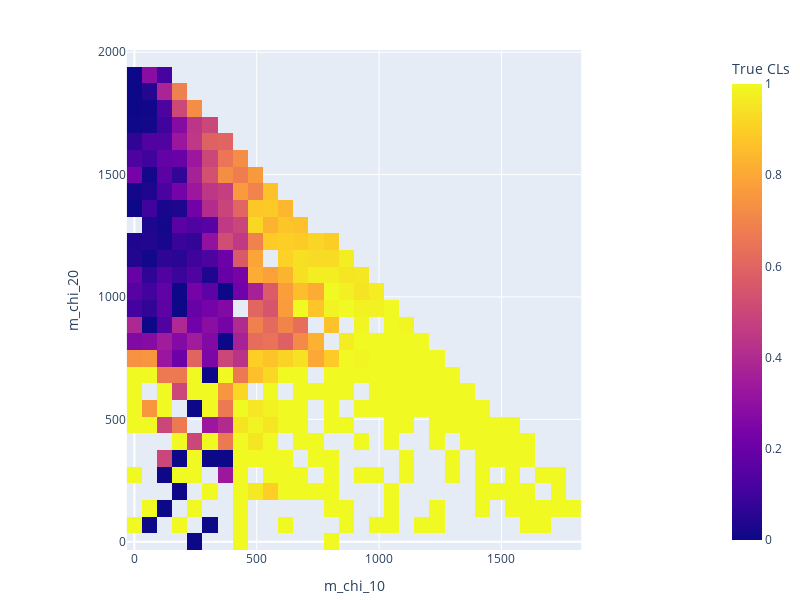
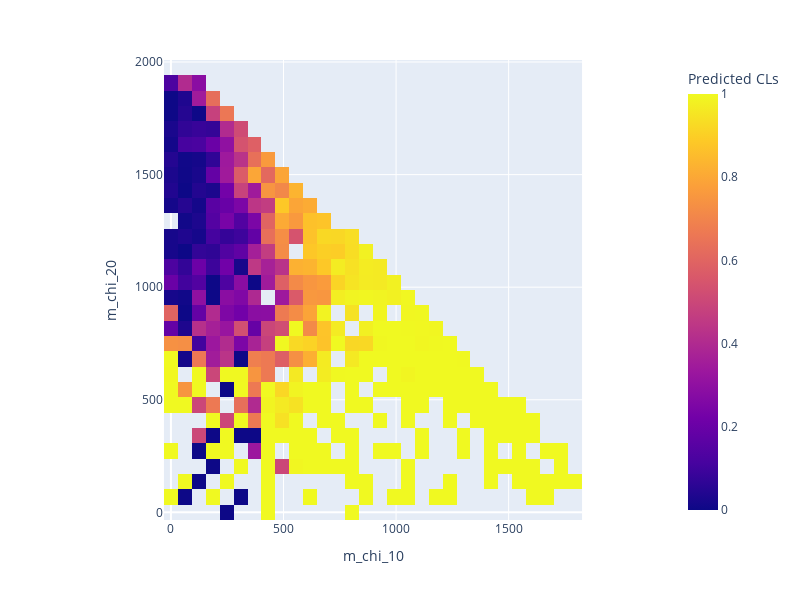
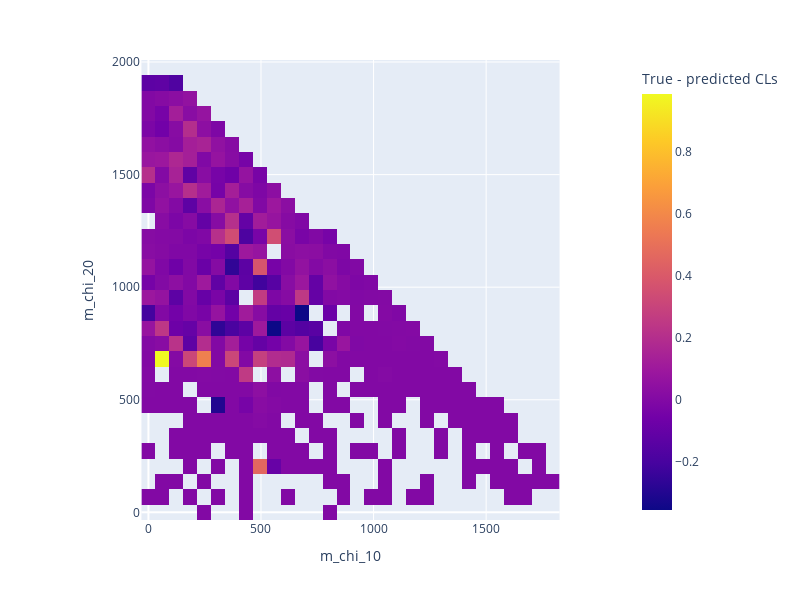

Write notebook code for charts like these, in order.
### Code cell
def heatmap(df, num_bins):
    
    m_chi_10 = df["m_chi_10"]
    m_chi_20 = df["m_chi_20"]
    
    M1_bins = np.linspace(0, max(m_chi_10), num_bins+1)
    M2_bins = np.linspace(0, max(m_chi_20), num_bins+1)
    
    mean_true_CLs = []
    mean_pred_CLs = []
    
    for i in range(num_bins):
        
        mean_j_true_CLs = []
        mean_j_pred_CLs = []
        
        for j in range(num_bins):
            bin_mask = (m_chi_10 >= M1_bins[j]) & (m_chi_10 < M1_bins[j+1]) & (m_chi_20 >= M2_bins[i]) & (m_chi_20 < M2_bins[i+1])
            
            mean_bin_true_CLs = df[bin_mask]["Final__CLs"].mean()
            mean_bin_pred_CLs = df[bin_mask]["Predicted_Final__CLs"].mean()
            
            mean_j_true_CLs.append(mean_bin_true_CLs)
            mean_j_pred_CLs.append(mean_bin_pred_CLs)
            
        mean_true_CLs.append(mean_j_true_CLs)
        mean_pred_CLs.append(mean_j_pred_CLs)
    
    mean_true_CLs = mean_true_CLs[::-1]
    mean_pred_CLs = mean_pred_CLs[::-1]
    
    mean_true_CLs = np.array(mean_true_CLs)
    mean_pred_CLs = np.array(mean_pred_CLs)
    
    fig_x=np.linspace(0, max(m_chi_10), num_bins)
    fig_y=np.linspace(0, max(m_chi_20), num_bins)
    
    fig_true = px.imshow(mean_true_CLs, 
                     labels=dict(x="m_chi_10", y="m_chi_20", color="True CLs"), 
                     x=fig_x, y=fig_y, origin="lower", width=800, height=600)
    
    fig_true.update_layout(
        margin=dict(l=0, r=50, t=50, b=50)
    )
    
    fig_pred = px.imshow(mean_pred_CLs,
                     labels=dict(x="m_chi_10", y="m_chi_20", color="Predicted CLs"), 
                     x=fig_x, y=fig_y, origin="lower", width=800, height=600)
    
    fig_diff = px.imshow(mean_true_CLs - mean_pred_CLs,
                     labels=dict(x="m_chi_10", y="m_chi_20", color="True - predicted CLs"), 
                     x=fig_x, y=fig_y, origin="lower", width=800, height=600)
    
    fig_true.show()
    fig_pred.show()
    fig_diff.show()
    
heatmap(output_df, 30)

### Figure 1 — Plotly figure (JSON) as saved in the notebook; plotly's stock layout.template omitted (floating-point values rounded to 4 significant figures; data arrays with more than 128 entries replaced by an {"elided": "..."} marker saying what was removed)
{"data": [{"coloraxis": "coloraxis", "hovertemplate": "m_chi_10: %{x}<br>m_chi_20: %{y}<br>True CLs: %{z}<extra></extra>", "name": "0", "type": "heatmap", "x": [0, 61.9, 123.8, 185.7, 247.6, 309.5, 371.4, 433.3, 495.2, 557.1, 619.0, 680.9, 742.8, 804.7, 866.6, 928.5, 990.4, 1052.0, 1114.0, 1176.0, 1238.0, 1300.0, 1362.0, 1424.0, 1486.0, 1547.0, 1609.0, 1671.0, 1733.0, 1795.0], "xaxis": "x", "y": [0, 68.1, 136.2, 204.3, 272.4, 340.5, 408.6, 476.7, 544.8, 612.9, 681.0, 749.1, 817.2, 885.3, 953.4, 1022.0, 1090.0, 1158.0, 1226.0, 1294.0, 1362.0, 1430.0, 1498.0, 1566.0, 1634.0, 1703.0, 1771.0, 1839.0, 1907.0, 1975.0], "yaxis": "y", "z": {"elided": "30x30 float values"}}], "layout": {"coloraxis": {"colorbar": {"title": {"text": "True CLs"}}, "colorscale": [[0, "#0d0887"], [0.1111, "#46039f"], [0.2222, "#7201a8"], [0.3333, "#9c179e"], [0.4444, "#bd3786"], [0.5556, "#d8576b"], [0.6667, "#ed7953"], [0.7778, "#fb9f3a"], [0.8889, "#fdca26"], [1, "#f0f921"]]}, "height": 600, "margin": {"b": 50, "l": 0, "r": 50, "t": 50}, "width": 800, "xaxis": {"anchor": "y", "constrain": "domain", "domain": [0, 1], "scaleanchor": "y", "title": {"text": "m_chi_10"}}, "yaxis": {"anchor": "x", "autorange": true, "constrain": "domain", "domain": [0, 1], "title": {"text": "m_chi_20"}}}}

### Figure 2 — Plotly figure (JSON) as saved in the notebook; plotly's stock layout.template omitted (floating-point values rounded to 4 significant figures; data arrays with more than 128 entries replaced by an {"elided": "..."} marker saying what was removed)
{"data": [{"coloraxis": "coloraxis", "hovertemplate": "m_chi_10: %{x}<br>m_chi_20: %{y}<br>Predicted CLs: %{z}<extra></extra>", "name": "0", "type": "heatmap", "x": [0, 61.9, 123.8, 185.7, 247.6, 309.5, 371.4, 433.3, 495.2, 557.1, 619.0, 680.9, 742.8, 804.7, 866.6, 928.5, 990.4, 1052.0, 1114.0, 1176.0, 1238.0, 1300.0, 1362.0, 1424.0, 1486.0, 1547.0, 1609.0, 1671.0, 1733.0, 1795.0], "xaxis": "x", "y": [0, 68.1, 136.2, 204.3, 272.4, 340.5, 408.6, 476.7, 544.8, 612.9, 681.0, 749.1, 817.2, 885.3, 953.4, 1022.0, 1090.0, 1158.0, 1226.0, 1294.0, 1362.0, 1430.0, 1498.0, 1566.0, 1634.0, 1703.0, 1771.0, 1839.0, 1907.0, 1975.0], "yaxis": "y", "z": {"elided": "30x30 float values"}}], "layout": {"coloraxis": {"colorbar": {"title": {"text": "Predicted CLs"}}, "colorscale": [[0, "#0d0887"], [0.1111, "#46039f"], [0.2222, "#7201a8"], [0.3333, "#9c179e"], [0.4444, "#bd3786"], [0.5556, "#d8576b"], [0.6667, "#ed7953"], [0.7778, "#fb9f3a"], [0.8889, "#fdca26"], [1, "#f0f921"]]}, "height": 600, "margin": {"t": 60}, "width": 800, "xaxis": {"anchor": "y", "constrain": "domain", "domain": [0, 1], "scaleanchor": "y", "title": {"text": "m_chi_10"}}, "yaxis": {"anchor": "x", "autorange": true, "constrain": "domain", "domain": [0, 1], "title": {"text": "m_chi_20"}}}}

### Figure 3 — Plotly figure (JSON) as saved in the notebook; plotly's stock layout.template omitted (floating-point values rounded to 4 significant figures; data arrays with more than 128 entries replaced by an {"elided": "..."} marker saying what was removed)
{"data": [{"coloraxis": "coloraxis", "hovertemplate": "m_chi_10: %{x}<br>m_chi_20: %{y}<br>True - predicted CLs: %{z}<extra></extra>", "name": "0", "type": "heatmap", "x": [0, 61.9, 123.8, 185.7, 247.6, 309.5, 371.4, 433.3, 495.2, 557.1, 619.0, 680.9, 742.8, 804.7, 866.6, 928.5, 990.4, 1052.0, 1114.0, 1176.0, 1238.0, 1300.0, 1362.0, 1424.0, 1486.0, 1547.0, 1609.0, 1671.0, 1733.0, 1795.0], "xaxis": "x", "y": [0, 68.1, 136.2, 204.3, 272.4, 340.5, 408.6, 476.7, 544.8, 612.9, 681.0, 749.1, 817.2, 885.3, 953.4, 1022.0, 1090.0, 1158.0, 1226.0, 1294.0, 1362.0, 1430.0, 1498.0, 1566.0, 1634.0, 1703.0, 1771.0, 1839.0, 1907.0, 1975.0], "yaxis": "y", "z": {"elided": "30x30 float values"}}], "layout": {"coloraxis": {"colorbar": {"title": {"text": "True - predicted CLs"}}, "colorscale": [[0, "#0d0887"], [0.1111, "#46039f"], [0.2222, "#7201a8"], [0.3333, "#9c179e"], [0.4444, "#bd3786"], [0.5556, "#d8576b"], [0.6667, "#ed7953"], [0.7778, "#fb9f3a"], [0.8889, "#fdca26"], [1, "#f0f921"]]}, "height": 600, "margin": {"t": 60}, "width": 800, "xaxis": {"anchor": "y", "constrain": "domain", "domain": [0, 1], "scaleanchor": "y", "title": {"text": "m_chi_10"}}, "yaxis": {"anchor": "x", "autorange": true, "constrain": "domain", "domain": [0, 1], "title": {"text": "m_chi_20"}}}}
